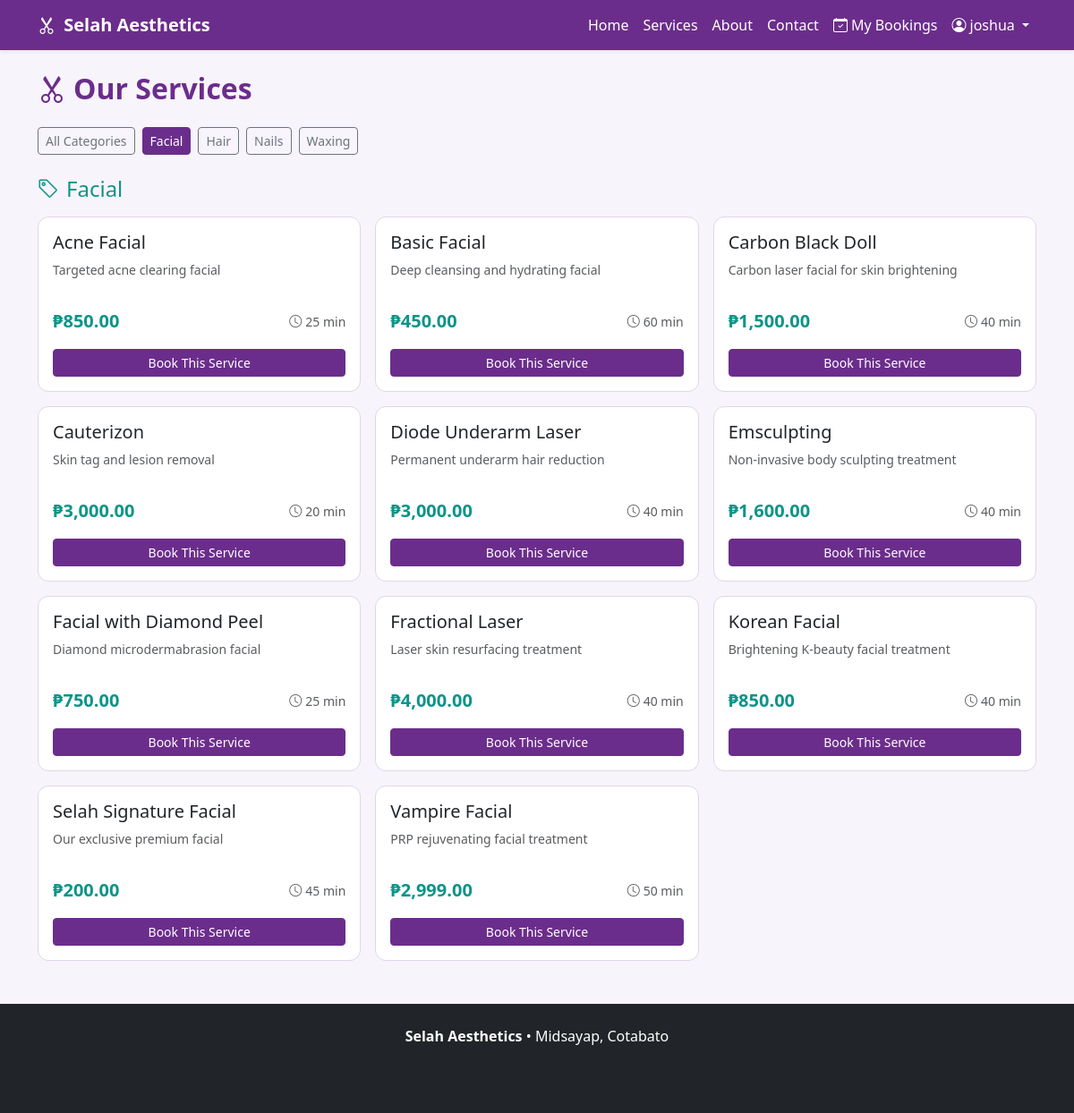
The page /public/services.php?category=Facial (signed in) on the database its author committed.
### tables this page shows
CREATE TABLE IF NOT EXISTS services (
  id               INT UNSIGNED     NOT NULL AUTO_INCREMENT,
  name             VARCHAR(100)     NOT NULL,
  description      TEXT             NULL,
  price            DECIMAL(10,2)    NOT NULL,
  duration_minutes SMALLINT UNSIGNED NOT NULL,
  category         VARCHAR(50)      NOT NULL,
  is_active        TINYINT(1)       NOT NULL DEFAULT 1,
  created_at       DATETIME         NOT NULL DEFAULT CURRENT_TIMESTAMP,
  PRIMARY KEY (id)
);

### modules/SessionGuard.php (called while the page is built, shortened)
<?php
class SessionGuard {
    public static function isClientLoggedIn(): bool {
        return ($_SESSION['role'] ?? '') === 'client';
    }
}

### public/services.php (the view, shortened to what this page needs)
<?php
require_once __DIR__ . '/../includes/header.php';
$db = getDB();
$categories = $db->query('SELECT DISTINCT category FROM services WHERE is_active = 1 ORDER BY category')->fetchAll(PDO::FETCH_COLUMN);
$selectedCategory = $_GET['category'] ?? 'all';
if ($selectedCategory !== 'all' && in_array($selectedCategory, $categories)) {
    $stmt = $db->prepare('SELECT * FROM services WHERE is_active = 1 AND category = ? ORDER BY name');
    $stmt->execute([$selectedCategory]);
} else {
    $stmt = $db->query('SELECT * FROM services WHERE is_active = 1 ORDER BY category, name');
    $selectedCategory = 'all';
}
$services = $stmt->fetchAll();
$grouped = [];
foreach ($services as $svc) {
    $grouped[$svc['category']][] = $svc;
}
?>
<div class="container my-4">
  <h2 class="fw-bold mb-4" style="color:var(--sa-purple)"><i class="bi bi-scissors me-2"></i>Our Services</h2>
  <div class="d-flex flex-wrap gap-2 mb-4">
    <a href="?category=all" class="btn <?= $selectedCategory==='all'?'btn-sa-primary':'btn-outline-secondary' ?> btn-sm">All Categories</a>
    <?php foreach ($categories as $cat): ?>
    <a href="?category=<?= urlencode($cat) ?>" class="btn <?= $selectedCategory===$cat?'btn-sa-primary':'btn-outline-secondary' ?> btn-sm"><?= htmlspecialchars($cat) ?></a>
    <?php endforeach; ?>
  </div>
  <?php if (empty($services)): ?>
    <div class="alert alert-info">No services are currently available. Please check back soon.</div>
  <?php else: ?>
    <?php foreach ($grouped as $category => $svcs): ?>
    <h4 class="mb-3 mt-4" style="color:var(--sa-teal)"><i class="bi bi-tag me-2"></i><?= htmlspecialchars($category) ?></h4>
    <div class="row g-3 mb-3">
      <?php foreach ($svcs as $svc): ?>
      <div class="col-md-4 col-sm-6">
        <div class="card card-sa h-100">
          <div class="card-body d-flex flex-column">
            <h5 class="card-title"><?= htmlspecialchars($svc['name']) ?></h5>
            <p class="text-muted small flex-grow-1"><?= htmlspecialchars($svc['description'] ?? 'Professional salon service.') ?></p>
            <div class="d-flex justify-content-between align-items-center mt-3">
              <span class="fw-bold fs-5" style="color:var(--sa-teal)">₱<?= number_format($svc['price'], 2) ?></span>
              <span class="text-muted small"><i class="bi bi-clock me-1"></i><?= $svc['duration_minutes'] ?> min</span>
            </div>
            <?php if (SessionGuard::isClientLoggedIn()): ?>
            <a href="<?= BASE_URL ?>/public/booking/step1_service.php?service_id=<?= $svc['id'] ?>"
               class="btn btn-sa-primary btn-sm mt-3">Book This Service</a>
            <?php else: ?>
            <a href="<?= BASE_URL ?>/public/auth/login.php" class="btn btn-outline-secondary btn-sm mt-3">Login to Book</a>
            <?php endif; ?>
          </div>
        </div>
      </div>
      <?php endforeach; ?>
    </div>
    <?php endforeach; ?>
  <?php endif; ?>
</div>
<?php require_once __DIR__ . '/../includes/footer.php'; ?>

### assets/css/style.css (style rules this page uses)
:root { --sa-purple: #6B2D8B; --sa-purple-dark: #4a1f62; --sa-teal: #0D9488; --sa-teal-dark: #0a7a70; --sa-light: #f8f4fb; --sa-white: #ffffff; --sa-text: #2d2d2d; --sa-muted: #6c757d; --sa-border: #e0d5ea; }
body { font-family: 'Segoe UI', Tahoma, Geneva, Verdana, sans-serif; background-color: var(--sa-light); color: var(--sa-text); }
.btn-sa-primary { background-color: var(--sa-purple); border-color: var(--sa-purple); color: var(--sa-white); }
.card-sa { border: 1px solid var(--sa-border); border-radius: 12px; transition: box-shadow 0.2s; }

### rows shown on the page
services: name "Acne Facial", description "Targeted acne clearing facial", price "850.00", duration_minutes "25"
services: name "Basic Facial", description "Deep cleansing and hydrating facial", price "450.00", duration_minutes "60"
services: name "Carbon Black Doll", description "Carbon laser facial for skin brightening", price "1,500.00", duration_minutes "40"
services: name "Cauterizon", description "Skin tag and lesion removal", price "3,000.00", duration_minutes "20"
services: name "Diode Underarm Laser", description "Permanent underarm hair reduction", price "3,000.00", duration_minutes "40"
services: name "Emsculpting", description "Non-invasive body sculpting treatment", price "1,600.00", duration_minutes "40"
services: name "Facial with Diamond Peel", description "Diamond microdermabrasion facial", price "750.00", duration_minutes "25"
services: name "Fractional Laser", description "Laser skin resurfacing treatment", price "4,000.00", duration_minutes "40"
services: name "Korean Facial", description "Brightening K-beauty facial treatment", price "850.00", duration_minutes "40"
services: name "Selah Signature Facial", description "Our exclusive premium facial", price "200.00", duration_minutes "45"
services: name "Vampire Facial", description "PRP rejuvenating facial treatment", price "2,999.00", duration_minutes "50"

### other values the page prints
$currentUsername "joshua"
$cat "Facial"
$cat "Hair"
$cat "Nails"
$cat "Waxing"
$category "Facial"
